Frame 1 (no input): blank canvas, image omitted
Frame 60 (the mouse pressed at the canvas centre just before this capture): blank canvas, image omitted
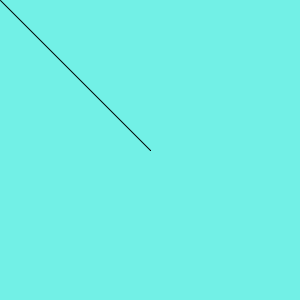
Frame 120 (the mouse held since frame 60 and released just before this capture)

The Processing sketch whose frames 1 and 60 were blank and that drew this single picture after the mouse press (run headless with seeded random() and noise(); from frame 60 on, the mouse is pressed at the canvas centre):

// Processing sketch: week16_painter
// ── week16_painter.pde
void setup(){
  size(300, 300);
  background(#72F0E6);
}

void draw(){\
  if(mousePressed){
    line(mouseX,mouseY,pmouseX,pmouseY);
  }
}

void keyPressed(){
  if( key =='1') stroke(255, 0, 0);
  if( key =='2') stroke(0, 255, 0);
}
